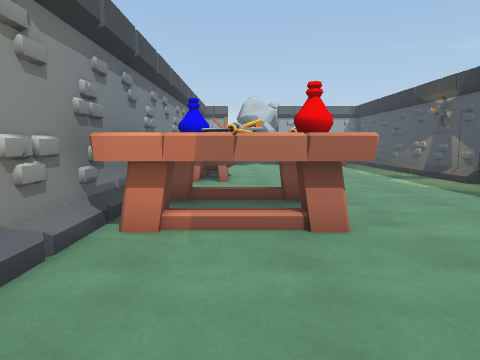
[1] (above)

14 first-person views from a walk through a scene from a Unity 3-D project. The camera is 1.4 m above the floor, tilts 6° down and sees 70° across. The floor is counted in squares, 1 m on a side. Each view is taken from the middle of a square. On the plan, view 1 faces up. The plan holds only what a view shows up to about 15 squares ahead; the rest is blank. The place goes on beyond the plan.

[2]
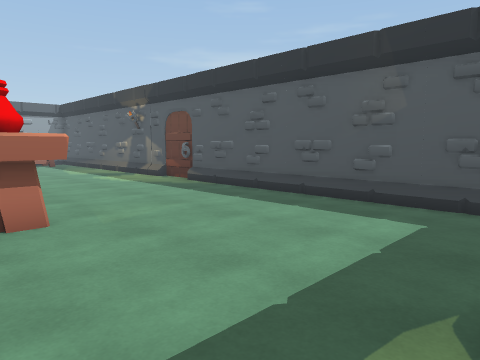

[3]
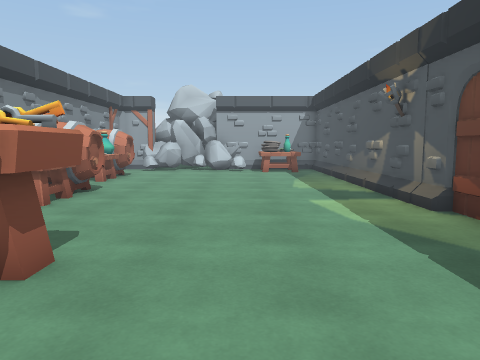

[4]
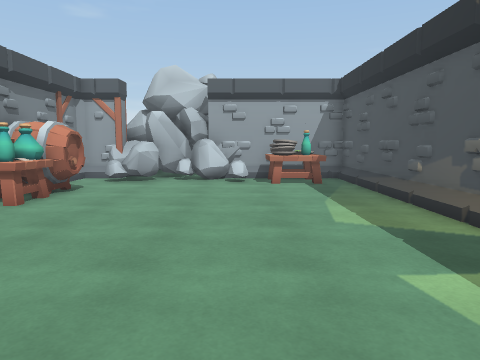

[5]
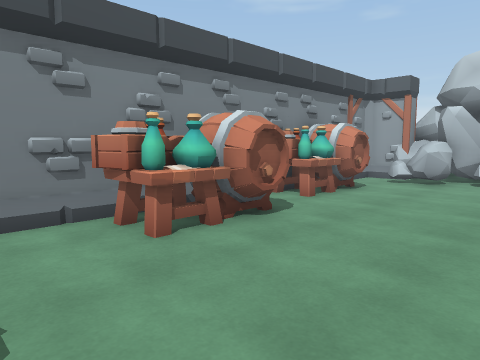

[6]
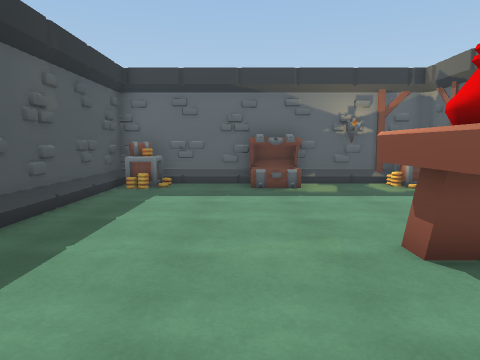

[7]
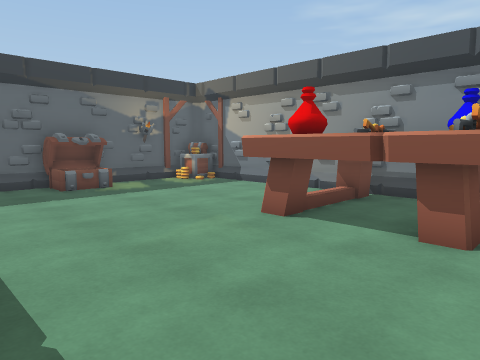

[8]
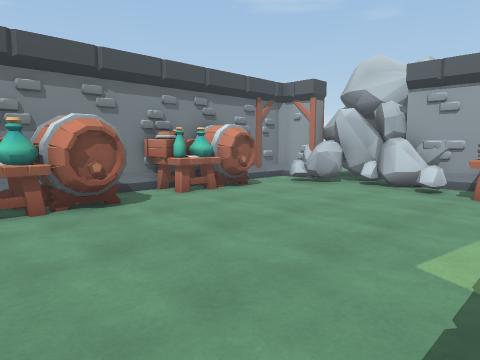

[9]
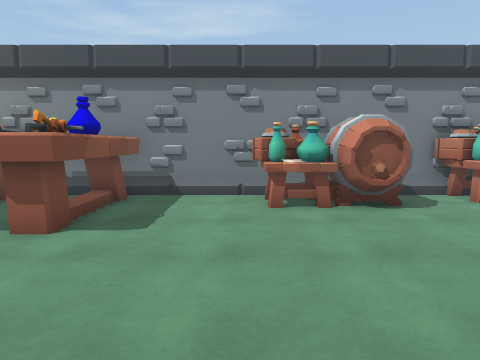

[10]
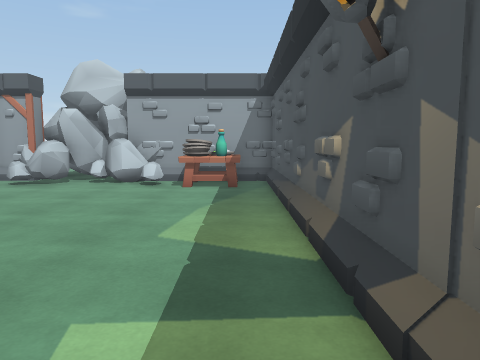

[11]
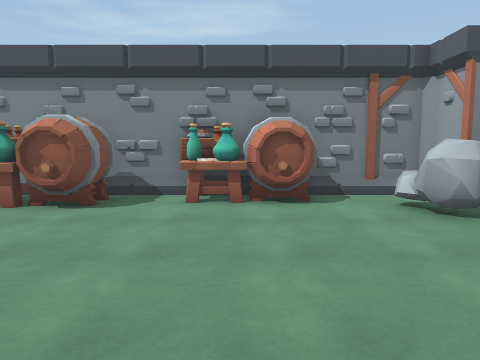

[12]
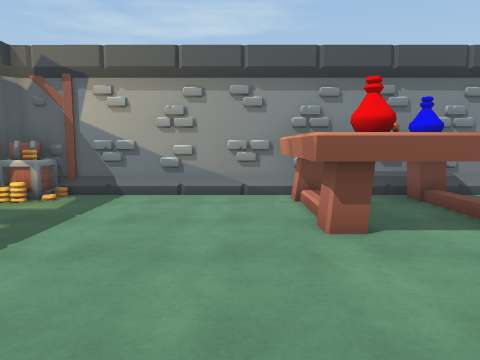

[13]
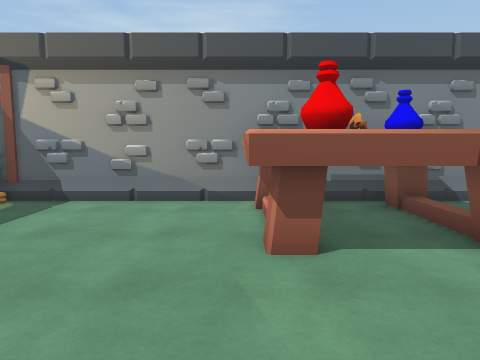

[14]
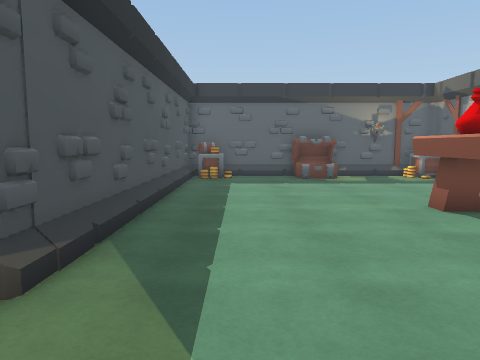

### Floor plan
Key: @ floor where view 1 was taken; # wall or solid block; . floor; O other object.
Columns run from 3 left of view 1 to 9 right of it. Each row starts with its distance up from view 1.
 26    OOOO
 25   OOOOO
 24 ###OOOO#####
 23 #.OOOOOOOOO#
 22 #.......OOO#
 21 #OO........#
 20 #OO........#
 19 #OO........#
 18 #OO........#
 17 #..........#
 16 #OO........#
 15 #OOO.......#
 14 #OOO.......#
 13 #OOO.......#
 12 #O.........OO
 11 #...........
 10 #..........OO
  9 #OOOOO.....#
  8 #OOOOO.....#
  7 #OOO O.....#
  6 #OOOOO.....#
  5 #OOOOO.....#
  4 #..........#
  3 #..........#
  2 #..........#
  1 #..........#
  0 #..@.......#
 -1 #O...OOO..O#
 -2 #O####O###O#

Where each view was taken, in squares from view 1:
view 1: 0 up, 0 right, facing up
view 2: 1 down, 0 right, facing up-right
view 3: 5 up, 4 right, facing up
view 4: 10 up, 4 right, facing up
view 5: 10 up, 4 right, facing up-left
view 6: 10 up, 4 right, facing down
view 7: 10 up, 7 right, facing down-left
view 8: 12 up, 7 right, facing up-left
view 9: 12 up, 7 right, facing left
view 10: 11 up, 7 right, facing up
view 11: 19 up, 7 right, facing left
view 12: 4 up, 7 right, facing left
view 13: 5 up, 6 right, facing left
view 14: 13 up, 6 right, facing down
